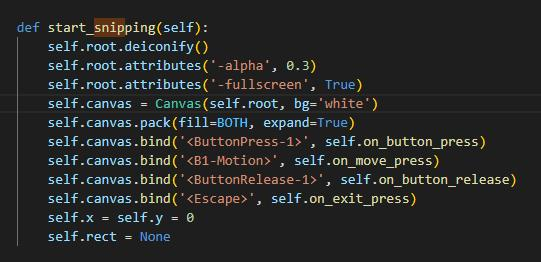
#> input picture img/im.jpg, 541 x 262 px
$ python -i utils.py   (imports and definitions only)   (older library calls are emulated)
#> lines starting #> are read from the running program, lines starting #| are printed output that depends on the picture
### easyocr_only_onnx/easyocr/imgproc.py
"""
Copyright (c) 2019-present NAVER Corp.
MIT License
"""

# -*- coding: utf-8 -*-
import numpy as np
from skimage import io
import cv2

def loadImage(img_file):
    img = io.imread(img_file)           # RGB order
    if img.shape[0] == 2: img = img[0]
    if len(img.shape) == 2 : img = cv2.cvtColor(img, cv2.COLOR_GRAY2RGB)
    if img.shape[2] == 4:   img = img[:,:,:3]
    img = np.array(img)

    return img

# [51 lines left out: functions normalizeMeanVariance, denormalizeMeanVariance, resize_aspect_ratio, cvt2HeatmapImg, not called in this run]

### easyocr_only_onnx/easyocr/utils.py
from __future__ import print_function

import numpy as np
import math
import cv2
from PIL import Image, JpegImagePlugin
from scipy import ndimage
import hashlib
import sys, os
from zipfile import ZipFile
from .imgproc import loadImage

if sys.version_info[0] == 2:
    from six.moves.urllib.request import urlretrieve
else:
    from urllib.request import urlretrieve

# [38 lines left out: functions consecutive, word_segmentation, not called in this run]

# code is based from https://github.com/githubharald/CTCDecoder/blob/master/src/BeamSearch.py
class BeamEntry:
    "information about one single beam at specific time-step"
    # [8 lines left out: function __init__, not called in this run]

class BeamState:
    "information about the beams at specific time-step"
    def __init__(self):
        self.entries = {}

    # [195 lines left out: functions norm, sort, wordsearch, applyLM, simplify_label, fast_simplify_label and 2 more, not called in this run]


class CTCLabelConverter(object):
    """ Convert between text-label and text-index """

    # [305 lines left out: functions __init__, decode_greedy, decode_beamsearch, decode_wordbeamsearch, four_point_transform, group_text_box and 5 more, not called in this run]

def diff(input_list):
    return max(input_list)-min(input_list)

# [88 lines left out: functions get_paragraph, printProgressBar, not called in this run]

def reformat_input(image):
#> called with image = '../../img/im.jpg'
    if type(image) == str:
        if image.startswith('http://') or image.startswith('https://'):
            tmp, _ = urlretrieve(image , reporthook=printProgressBar(prefix = 'Progress:', suffix = 'Complete', length = 50))
            img_cv_grey = cv2.imread(tmp, cv2.IMREAD_GRAYSCALE)
            os.remove(tmp)
        else:
            img_cv_grey = cv2.imread(image, cv2.IMREAD_GRAYSCALE)
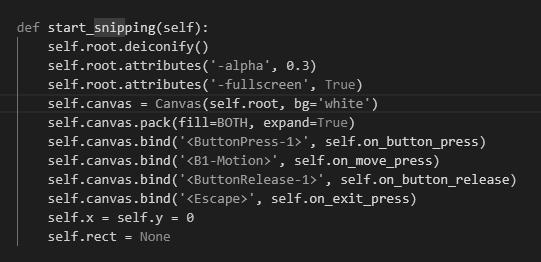
#> img_cv_grey: shape (262, 541); min 0, max 244, mean 40.4
            image = os.path.expanduser(image)
        img = loadImage(image)  # can accept URL
    elif type(image) == bytes:
        nparr = np.frombuffer(image, np.uint8)
        img = cv2.imdecode(nparr, cv2.IMREAD_COLOR)
        img = cv2.cvtColor(img, cv2.COLOR_BGR2RGB)
        img_cv_grey = cv2.cvtColor(img, cv2.COLOR_BGR2GRAY)

    elif type(image) == np.ndarray:
        if len(image.shape) == 2: # grayscale
            img_cv_grey = image
            img = cv2.cvtColor(image, cv2.COLOR_GRAY2BGR)
        elif len(image.shape) == 3 and image.shape[2] == 1:
            img_cv_grey = np.squeeze(image)
            img = cv2.cvtColor(img_cv_grey, cv2.COLOR_GRAY2BGR)
        elif len(image.shape) == 3 and image.shape[2] == 3: # BGRscale
            img = image
            img_cv_grey = cv2.cvtColor(image, cv2.COLOR_BGR2GRAY)
        elif len(image.shape) == 3 and image.shape[2] == 4: # RGBAscale
            img = image[:,:,:3]
            img = cv2.cvtColor(img, cv2.COLOR_RGB2BGR)
            img_cv_grey = cv2.cvtColor(img, cv2.COLOR_BGR2GRAY)
    elif type(image) == JpegImagePlugin.JpegImageFile:
        image_array = np.array(image)
        img = cv2.cvtColor(image_array, cv2.COLOR_RGB2BGR)
        img_cv_grey = cv2.cvtColor(img, cv2.COLOR_BGR2GRAY)
    else:
        raise ValueError('Invalid input type. Supporting format = string(file path or url), bytes, numpy array')

    return img, img_cv_grey


# [64 lines left out: functions reformat_input_batched, make_rotated_img_list, set_result_with_confidence, not called in this run]

>>> result = reformat_input('../../img/im.jpg')
